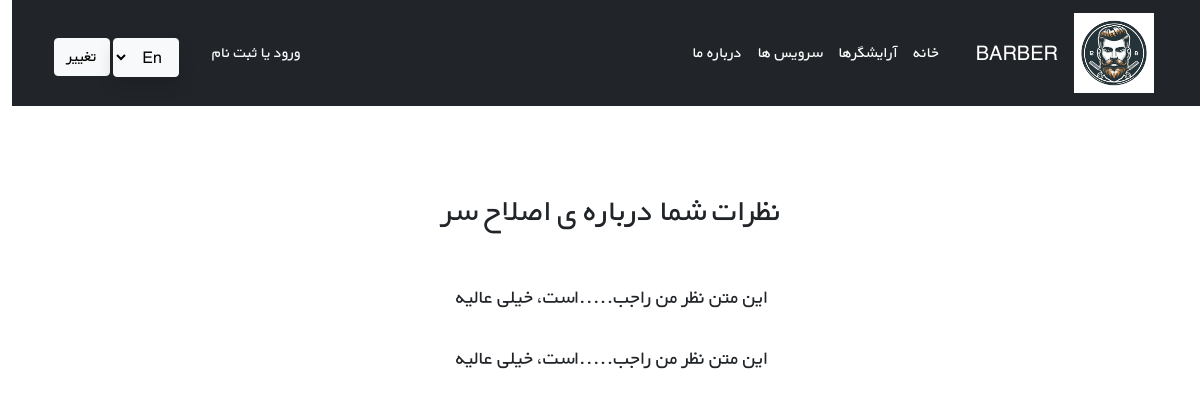
/service/1, run on the app's committed database.
### barbers/models.py (models this page shows, shortened)
class Service(models.Model):
    name_service = models.CharField(max_length=50)
    description = models.TextField(null=True, blank=True)
    image = models.ImageField(upload_to='services-image/')
    active = models.BooleanField()
    date_added = models.DateTimeField(auto_now_add=True)

class ServiceComment(models.Model):
    STARS = (
        ('1', 'Awful'),
        ('2', 'Bad'),
        ('3', 'Normal'),
        ('4', 'Good'),
        ('5', 'Perfect'),
    )
    customer = models.ForeignKey(get_user_model(), on_delete=models.CASCADE)
    service = models.ForeignKey(Service, related_name='service_comment', on_delete=models.CASCADE, verbose_name=_('service'))
    stars = models.CharField(choices=STARS, max_length=1, verbose_name=_('stars'))
    text = models.TextField(verbose_name=_('text'))
    date_created = models.DateTimeField(auto_now_add=True)

### barbers/views.py (the view)
# urls.py: path('service/<int:pk>', service_details, name='service_detail'),
def service_details(request, pk):
    service = Service.objects.get(pk=pk)
    service_comments = service.service_comment.all()
    context = {
        'service_comments': service_comments,
        'service' : service,
    }
    return render(request, 'service_detail.html', context=context)

### barbers/templates/service_detail.html (shortened to what this page needs)
{% extends "_base.html" %}
{% load i18n %}
{% block body %}
<div class="row">
    <div class="">
        <div class="services-caption active text-center mb-30">
            <div class="service-cap"><br><br><br>
                <h2>{% trans 'your comments about' %}  {{service.name_service}}<h2><br>
                {% for service_comment in service_comments %}
                <h5>{{service_comment.text}}</h5><br>
            {% endfor %}
            </div>
        </div>
    </div>
</div>
{% endblock body %}

### static/css/style.css (style rules this page uses)
* { font-family: 'BYekan', sans-serif; line-height: 1.8rem; }

### data on the page
Service: name_service "اصلاح سر"
ServiceComment: text "این متن نظر من راجب.....است، خیلی عالیه"
ServiceComment: text "این متن نظر من راجب.....است، خیلی عالیه"
